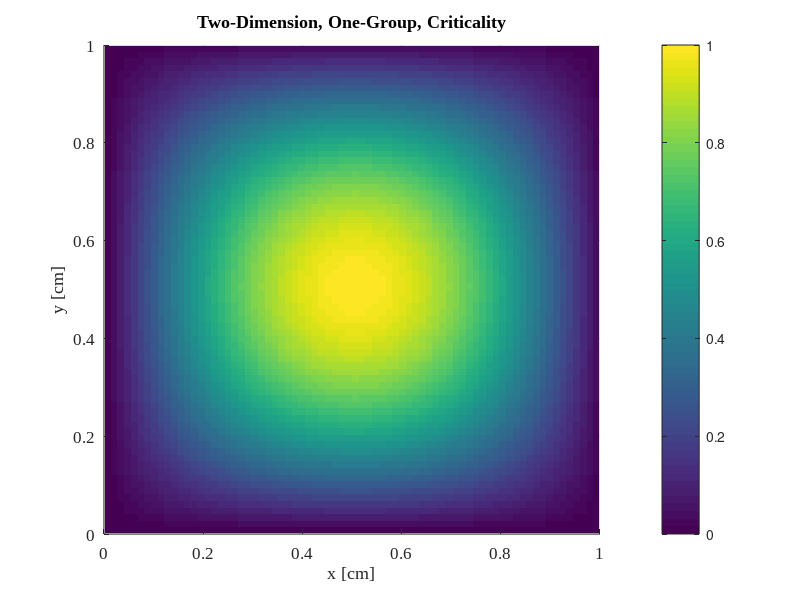

Source code (MATLAB):
clear
close all

Lx = 1;
Ly = 1;
ntest = 75;

qfixed = 1;
sigma_r = 1;
nusigma_f = 2;

fun = @(x,y)(sin((pi/Lx)*x)*sin((pi/Ly)*y));

xtest = linspace(0,Lx,ntest);
ytest = linspace(0,Ly,ntest);

val = zeros(length(xtest),length(ytest));
for i = 1:length(xtest)
    for j = 1:length(ytest)
        val(i,j) = fun(xtest(i),ytest(j));
    end
end

figure
surf(xtest,ytest,val,'EdgeColor','none')
view([0,90])
colormap(viridis)
colorbar
xlabel('x [cm]')
ylabel('y [cm]')
title('Two-Dimension, One-Group, Criticality')

set(gca,'FontName','Times New Roman','FontSize',12);
print('../figs/2d1g.eps','-depsc2');
close(gcf)